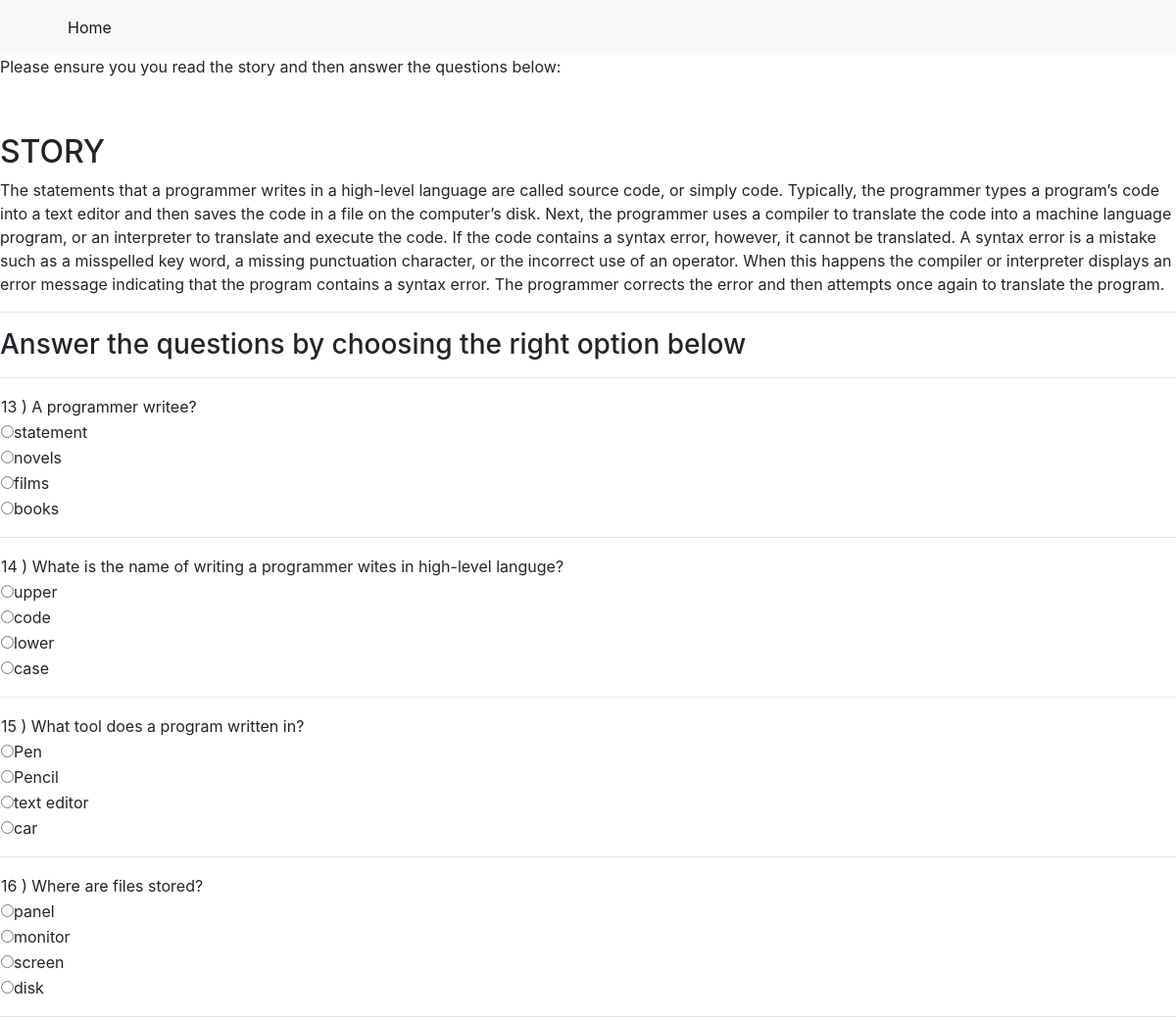
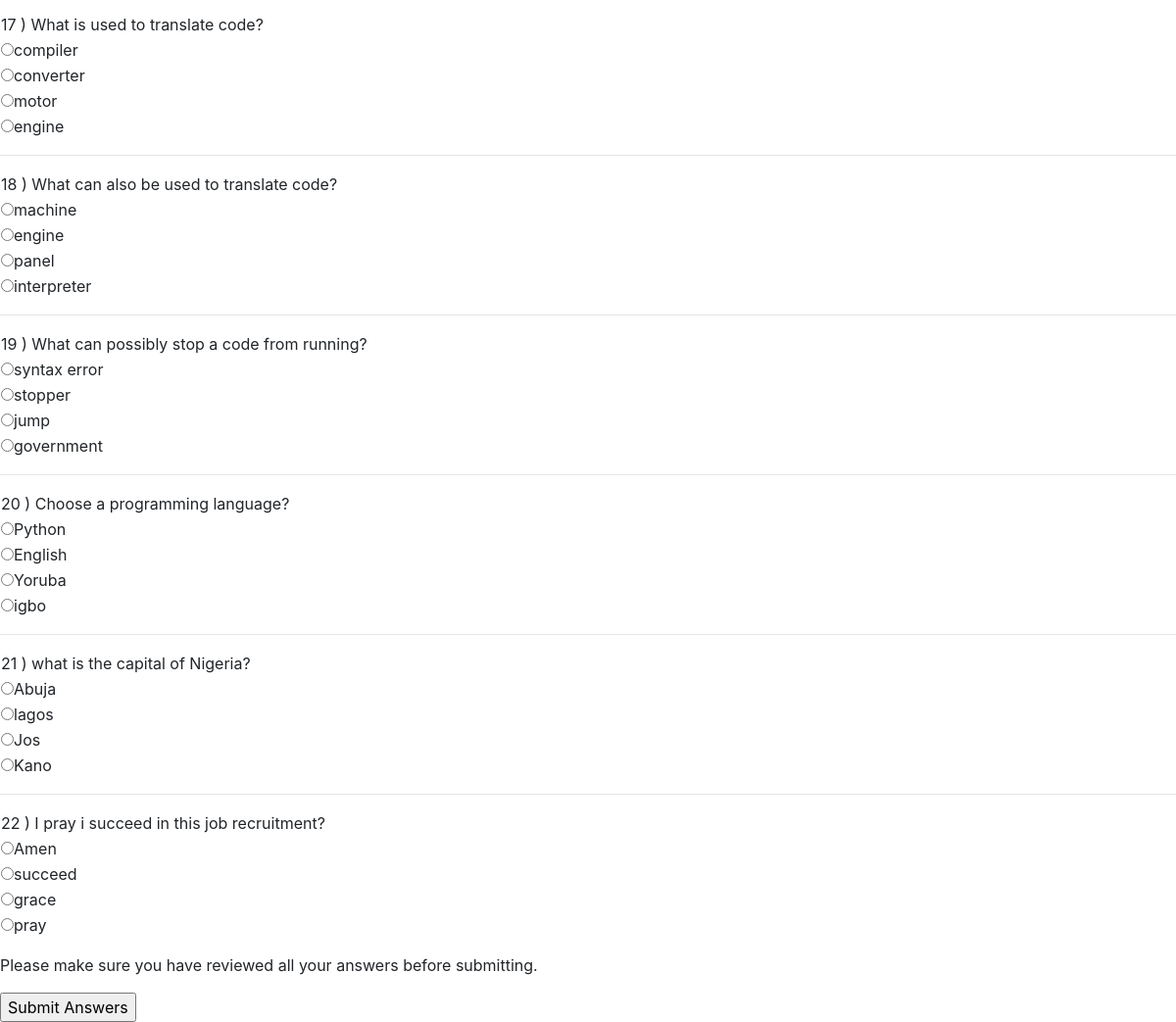
The page /question/ on the database its author committed (2 pictures, top to bottom).
### sreening/models.py (models this page shows, shortened)
class Story(models.Model):
    story_body = models.TextField(help_text="Input text", blank=True)

class Question(models.Model):
    question_body = models.CharField(max_length=800, help_text="Input a question", blank=True)
    option1 = models.CharField(max_length=800, help_text="Input option 1", blank=True)
    option2 = models.CharField(max_length=800, help_text="Input option 2", blank=True)
    option3 = models.CharField(max_length=800, help_text="Input option 3", blank=True)
    option4 = models.CharField(max_length=800, help_text="Input option 4", blank=True)
    answer = models.CharField(max_length=800, help_text="Input option answere", blank=True)

### sreening/views.py (the view)
# urls.py: path('question/', views.question, name='question'),
def question(request):
    storys = Story.objects.all()
    questions = Question.objects.all()
    context = {
        "storys":storys,
        'questions':questions
        }
    score = 0
    total = []
    for question in questions:
        if request.method == "POST":
            if question.id == 12:
                selected = request.POST["test"]
                if selected == question.answer:
                    score += 5
                total.append(score)
                print(score)
            elif question.id == 2:
                selected = request.POST["test"]
                if selected == question.answer:
                    score += 5
                    total.append(score)
            elif question.id == 3:
                selected = request.POST["test"]
                if selected == question.answer:
                    score += 5
                    total.append(score)
            elif question.id == 4:
                selected = request.POST["test"]
                if selected == question.answer:
                    score += 5
                    total.append(score)
            elif question.id == 5:
                selected = request.POST["test"]
                if selected == question.answer:
                    score += 5
                    total.append(score)
            elif question.id == 6:
                selected = request.POST["test"]
                if selected == question.answer:
                    score += 5
                    total.append(score)
            elif question.id == 7:
                selected = request.POST["test"]
                if selected == question.answer:
                    score += 5
                    total.append(score)
            elif question.id == 8:
                selected = request.POST["test"]
                if selected == question.answer:
                    score += 5
                    total.append(score)
            elif question.id == 9:
                selected = request.POST["test"]
                if selected == question.answer:
                    score += 5
                    total.append(score)
            elif question.id == 10:
                selected = request.POST["test"]
                if selected == question.answer:
                    score += 5
            total.append(score)
            eligible_score = sum(total * 100) // 50
            if eligible_score >= 75:
                return redirect("eligble", {"eligible_score":eligible_score})
                print(eligible_score)
            else:
                return render(request, "non_eligible.html", {"eligible_score":eligible_score})
    return render(request, "question.html", context )

### sreening/templates/question.html (shortened to what this page needs)
{% extends "base.html" %}
{% block page_content %}
<div class="details">
    <p class="note">Please ensure you you read the story and then answer the questions below:</p>
</div> <br>
<div>
<p class="note">
    <h2>STORY</h2>
{% for story in storys %}
{{ story.story_body}}
{% endfor %}
</p>
</div>
<hr>
 <h3><p>Answer the questions by choosing the right option below </p></h3>
<div id="answers" class='answers'>
<form action='.' method="POST" enctype="multi-part/formdata">
{% for result in questions %}
<table>
    <tr>
        <td>{{ result.id }} ) {{result.question_body}}?</td>
    </tr>
    <tr>
        <td><input type="radio" id="option1" name="test" value="{{result.option1}}" >{{result.option1}}</td>
    </tr>
    <tr>
        <td><input type="radio" id="option2" name="test"  value="{{result.option2}}" >{{result.option2}}</td>
    </tr>
    <tr>
        <td><input type="radio" id="option3" name="test" value="{{result.option3}}" >{{result.option3}}</td>
    </tr>
    <tr>
        <td><input type="radio" id="option4" name="test" value="{{result.option4}}" >{{result.option4}}</td>
    </tr>
    <hr>
</table>
    {% endfor %} </ol>
<div class="details">
    <p class="note">Please make sure you have <span class="emphasis">reviewed</span> all your <span class="emphasis">answers</span> before <span class="emphasis">submitting</span>.</p>
</div>
<input type=submit value='Submit Answers'>
</form>
</div>
{% endblock %}

### screening_app/templates/base.html (shortened to what this page needs)
<!DOCTYPE html>
<html lang="en">
<head>
</head>
<body>
    <link rel="stylesheet" href="https://stackpath.bootstrapcdn.com/bootstrap/4.1.3/css/bootstrap.min.css">
    <nav class="navbar navbar-expand-lg navbar-light bg-light">
        <div class="container">
            <div class="collapse navbar-collapse" id="navbarSupportedContent">
              <ul class="navbar-nav mr-auto">
                <li class="nav-item active">
                  <a class="nav-link" href="#">Home</a>
                </li>
              </ul>
            </div>
        </div>
    </nav>
{% block page_content %}{% endblock %}
</body>
</html>

### rows shown on the page
Story: story_body "The statements that a programmer writes in a high-level language are called source code, or simply code. Typically, the programmer types a program’s code into a text editor and then saves the code in a file on the computer’s disk. Next, the programmer uses a compiler to translate the code into a machine language program, or an interpreter to translate and execute the code. If the code contains a syntax error, however, it cannot be translated. A syntax error is a mistake such as a misspelled key word, a missing punctuation character, or the incorrect use of an operator. When this happens the compiler or interpreter displays an error message indicating that the program contains a syntax…"
Question: id "13", question_body "A programmer writee", option1 "statement", option2 "novels", option3 "films", option4 "books"
Question: id "14", question_body "Whate is the name of writing a programmer wites in high-level languge", option1 "upper", option2 "code", option3 "lower", option4 "case"
Question: id "15", question_body "What tool does a program written in", option1 "Pen", option2 "Pencil", option3 "text editor", option4 "car"
Question: id "16", question_body "Where are files stored", option1 "panel", option2 "monitor", option3 "screen", option4 "disk"
Question: id "17", question_body "What is used to translate code", option1 "compiler", option2 "converter", option3 "motor", option4 "engine"
Question: id "18", question_body "What can also be used to translate code", option1 "machine", option2 "engine", option3 "panel", option4 "interpreter"
Question: id "19", question_body "What can possibly stop a code from running", option1 "syntax error", option2 "stopper", option3 "jump", option4 "government"
Question: id "20", question_body "Choose a programming language", option1 "Python", option2 "English", option3 "Yoruba", option4 "igbo"
Question: id "21", question_body "what is the capital of Nigeria", option1 "Abuja", option2 "lagos", option3 "Jos", option4 "Kano"
Question: id "22", question_body "I pray i succeed in this job recruitment", option1 "Amen", option2 "succeed", option3 "grace", option4 "pray"
